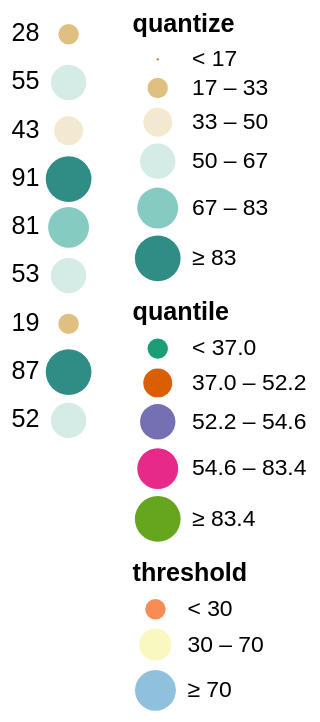

The specification (Vega-Lite) saved for this image:
### Vega specification from a JSON file in a GitHub repository (floating-point values rounded to 4 significant figures)
{"$schema": "https://vega.github.io/schema/vega/v5.json", "padding": 5, "autosize": "pad", "width": 20, "height": 200, "data": [{"name": "source", "values": [{"a": "A", "b": 28}, {"a": "B", "b": 55}, {"a": "C", "b": 43}, {"a": "D", "b": 91}, {"a": "E", "b": 81}, {"a": "F", "b": 53}, {"a": "G", "b": 19}, {"a": "H", "b": 87}, {"a": "I", "b": 52}], "format": {"type": "json", "parse": {"b": "number"}}}], "scales": [{"name": "quantize", "type": "quantize", "range": [1, 80, 160, 240, 320, 400], "domain": {"data": "source", "field": "b"}, "zero": true, "nice": true}, {"name": "colorQuantize", "type": "quantize", "range": {"scheme": "brownbluegreen", "count": 6}, "domain": {"data": "source", "field": "b"}, "zero": true, "nice": true}, {"name": "quantile", "type": "quantile", "range": [80, 160, 240, 320, 400], "domain": {"data": "source", "field": "b"}}, {"name": "colorQuantile", "type": "quantile", "range": {"scheme": "dark2", "count": 5}, "domain": {"data": "source", "field": "b"}}, {"name": "threshold", "type": "threshold", "range": [80, 200, 320], "domain": [30, 70]}, {"name": "colorThreshold", "type": "threshold", "range": {"scheme": "redyellowblue"}, "domain": [30, 70]}, {"name": "yscale", "type": "band", "range": [10, {"signal": "height"}], "domain": {"data": "source", "field": "a"}}], "legends": [{"size": "quantize", "fill": "colorQuantize", "title": "quantize"}, {"size": "quantile", "fill": "colorQuantile", "title": "quantile"}, {"size": "threshold", "fill": "colorThreshold", "title": "threshold"}], "marks": [{"name": "marks", "type": "symbol", "from": {"data": "source"}, "encode": {"update": {"x": {"value": 10}, "y": {"scale": "yscale", "field": "a"}, "size": {"scale": "quantize", "field": "b"}, "fill": {"scale": "colorQuantize", "field": "b"}, "strokeWidth": {"value": 1.5}}}}, {"type": "text", "from": {"data": "source"}, "encode": {"update": {"x": {"value": -15}, "y": {"scale": "yscale", "field": "a"}, "text": {"field": "b"}, "baseline": {"value": "middle"}}}}]}
